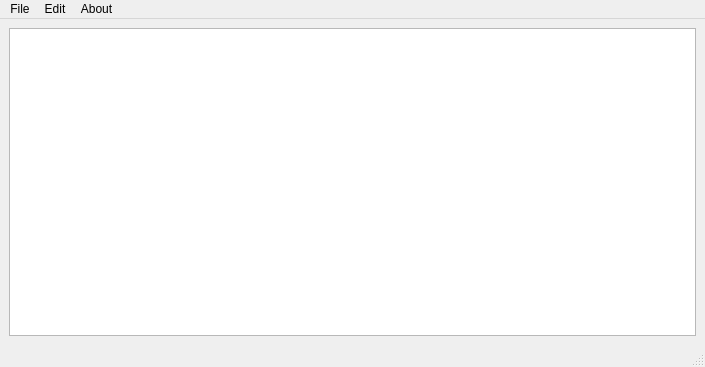
<?xml version="1.0" encoding="UTF-8"?>
<ui version="4.0">
 <class>MainWindow</class>
 <widget class="QMainWindow" name="MainWindow">
  <property name="geometry">
   <rect>
    <x>0</x>
    <y>0</y>
    <width>705</width>
    <height>367</height>
   </rect>
  </property>
  <property name="windowTitle">
   <string>MainWindow</string>
  </property>
  <widget class="QWidget" name="centralwidget">
   <layout class="QHBoxLayout" name="horizontalLayout">
    <item>
     <widget class="QTextEdit" name="textEdit"/>
    </item>
   </layout>
  </widget>
  <widget class="QMenuBar" name="menubar">
   <property name="geometry">
    <rect>
     <x>0</x>
     <y>0</y>
     <width>705</width>
     <height>21</height>
    </rect>
   </property>
   <widget class="QMenu" name="menuFile">
    <property name="title">
     <string>File</string>
    </property>
    <addaction name="actionNew"/>
    <addaction name="actionOpen"/>
    <addaction name="separator"/>
    <addaction name="separator"/>
    <addaction name="actionSave"/>
    <addaction name="actionSave_as"/>
   </widget>
   <widget class="QMenu" name="menuEdit">
    <property name="title">
     <string>Edit</string>
    </property>
    <addaction name="actionCopy"/>
    <addaction name="actionCut"/>
    <addaction name="actionPaste"/>
    <addaction name="separator"/>
    <addaction name="actionUndo"/>
    <addaction name="actionRedo"/>
   </widget>
   <widget class="QMenu" name="menuAbout">
    <property name="title">
     <string>About</string>
    </property>
    <addaction name="actionAbout_Notepad"/>
   </widget>
   <addaction name="menuFile"/>
   <addaction name="menuEdit"/>
   <addaction name="menuAbout"/>
  </widget>
  <widget class="QStatusBar" name="statusbar"/>
  <action name="actionNew">
   <property name="icon">
    <iconset resource="Resources.qrc">
     <normaloff>:/icon/Resources/icons/icons8-new-copy-16.png</normaloff>:/icon/Resources/icons/icons8-new-copy-16.png</iconset>
   </property>
   <property name="text">
    <string>New</string>
   </property>
  </action>
  <action name="actionOpen">
   <property name="icon">
    <iconset resource="Resources.qrc">
     <normaloff>:/icon/Resources/icons/icons8-opened-folder-16.png</normaloff>:/icon/Resources/icons/icons8-opened-folder-16.png</iconset>
   </property>
   <property name="text">
    <string>Open</string>
   </property>
  </action>
  <action name="actionSave">
   <property name="icon">
    <iconset resource="Resources.qrc">
     <normaloff>:/icon/Resources/icons/icons8-save-16 (1).png</normaloff>:/icon/Resources/icons/icons8-save-16 (1).png</iconset>
   </property>
   <property name="text">
    <string>Save</string>
   </property>
   <property name="shortcut">
    <string>Ctrl+S</string>
   </property>
  </action>
  <action name="actionSave_as">
   <property name="icon">
    <iconset resource="Resources.qrc">
     <normaloff>:/icon/Resources/icons/icons8-save-16.png</normaloff>:/icon/Resources/icons/icons8-save-16.png</iconset>
   </property>
   <property name="text">
    <string>Save as ..</string>
   </property>
   <property name="shortcut">
    <string>Ctrl+Shift+S</string>
   </property>
  </action>
  <action name="actionCopy">
   <property name="icon">
    <iconset resource="Resources.qrc">
     <normaloff>:/icon/Resources/icons/icons8-copy-16.png</normaloff>:/icon/Resources/icons/icons8-copy-16.png</iconset>
   </property>
   <property name="text">
    <string>Copy</string>
   </property>
   <property name="shortcut">
    <string>Ctrl+C</string>
   </property>
  </action>
  <action name="actionCut">
   <property name="icon">
    <iconset resource="Resources.qrc">
     <normaloff>:/icon/Resources/icons/icons8-cut-16.png</normaloff>:/icon/Resources/icons/icons8-cut-16.png</iconset>
   </property>
   <property name="text">
    <string>Cut</string>
   </property>
   <property name="shortcut">
    <string>Ctrl+X</string>
   </property>
  </action>
  <action name="actionPaste">
   <property name="icon">
    <iconset resource="Resources.qrc">
     <normaloff>:/icon/Resources/icons/icons8-paste-16.png</normaloff>:/icon/Resources/icons/icons8-paste-16.png</iconset>
   </property>
   <property name="text">
    <string>Paste</string>
   </property>
   <property name="shortcut">
    <string>Ctrl+V</string>
   </property>
  </action>
  <action name="actionAbout_Notepad">
   <property name="icon">
    <iconset resource="Resources.qrc">
     <normaloff>:/icon/Resources/icons/icons8-about-16.png</normaloff>:/icon/Resources/icons/icons8-about-16.png</iconset>
   </property>
   <property name="text">
    <string>About Notepad</string>
   </property>
  </action>
  <action name="actionUndo">
   <property name="icon">
    <iconset resource="Resources.qrc">
     <normaloff>:/icon/Resources/icons/icons8-undo-16.png</normaloff>:/icon/Resources/icons/icons8-undo-16.png</iconset>
   </property>
   <property name="text">
    <string>Undo</string>
   </property>
   <property name="shortcut">
    <string>Ctrl+Z</string>
   </property>
  </action>
  <action name="actionRedo">
   <property name="icon">
    <iconset resource="Resources.qrc">
     <normaloff>:/icon/Resources/icons/icons8-redo-16.png</normaloff>:/icon/Resources/icons/icons8-redo-16.png</iconset>
   </property>
   <property name="text">
    <string>Redo</string>
   </property>
   <property name="shortcut">
    <string>Ctrl+Y</string>
   </property>
  </action>
 </widget>
 <resources>
  <include location="Resources.qrc"/>
 </resources>
 <connections/>
</ui>
